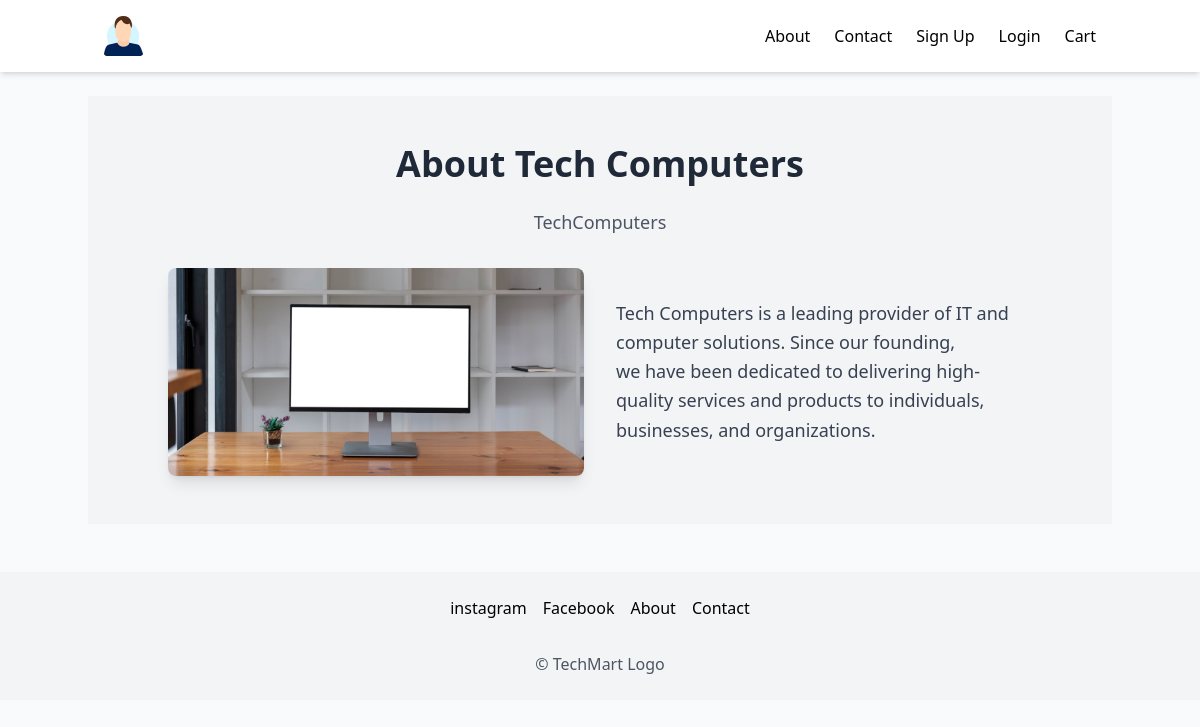
The page /about/ on the database its author committed.
### store/models.py (models this page shows, shortened)
class SiteLogo(models.Model):
    logo = models.ImageField(upload_to="site_logo/")
    alt_text = models.CharField(max_length=50, default="TechMart Logo")

class AboutPage(models.Model):
    title = models.CharField(max_length=200, default="About Tech Computers")
    subtitle = models.CharField(max_length=300, blank=True, null=True)
    content = models.TextField()
    image = models.ImageField(upload_to='about/', blank=True, null=True)
    updated_at = models.DateTimeField(auto_now=True)

class FooterLink(models.Model):
    name = models.CharField(max_length=100)
    url = models.URLField(blank=True)

### store/views.py (the view)
# urls.py: path("about/", views.about, name="about"),
def about(request):
    about_page = AboutPage.objects.first()
    return render(request, "store/about.html", {"about_page": about_page})

### store/context_processors.py (called while the page is built)
def site_settings(request):
    return {
        'site_theme': SiteTheme.objects.first(),
        'site_logo': SiteLogo.objects.first() if 'SiteLogo' in locals() else None,
        'nav_links': Category.objects.all(),  # example: use categories as nav links
        'footer_links': FooterLink.objects.all(),
    }

def site_logo(request):
        logo = SiteLogo.objects.first()
        return {'site_logo': logo}

### templates/store/about.html
{% extends "store/base.html" %}
{% block content %}
<section class="bg-gray-100 py-12">
    <div class="container mx-auto px-6 md:px-12 lg:px-20">
        <h1 class="text-4xl font-bold text-center text-gray-800 mb-6">
            {{ about_page.title }}
        </h1>
        {% if about_page.subtitle %}
        <p class="text-lg text-center text-gray-600 mb-8">
            {{ about_page.subtitle }}
        </p>
        {% endif %}
        <div class="flex flex-col md:flex-row items-center md:space-x-8">
            {% if about_page.image %}
            <div class="md:w-1/2">
                <img src="{{ about_page.image.url }}" alt="About Image" class="rounded-lg shadow-lg">
            </div>
            {% endif %}
            <div class="md:w-1/2 mt-6 md:mt-0 text-gray-700 text-lg leading-relaxed">
                {{ about_page.content|linebreaks }}
            </div>
        </div>
    </div>
</section>
{% endblock %}

### templates/store/base.html (shortened to what this page needs)
<!DOCTYPE html>
<html lang="en">
<head>
    <script src="https://cdn.tailwindcss.com"></script>
    <link rel="stylesheet" href="https://cdnjs.cloudflare.com/ajax/libs/font-awesome/6.4.2/css/all.min.css" />
</head>
<body class="bg-gray-50 text-[var(--text-color)]">
    <nav class="bg-white shadow-md relative z-50">
        <div class="container mx-auto flex justify-between items-center p-4">
            <div class="flex items-center gap-2">
                {% if site_logo %}
                    <a href="{% url 'home' %}">
                        <img src="{{ site_logo.logo.url }}" alt="{{ site_logo.alt_text }}" class="h-10">
                    </a>
                {% else %}
                    <a href="{% url 'home' %}" class="font-bold text-2xl text-[var(--primary-color)]">TechMart</a>
                {% endif %}
            </div>
            <ul class="hidden md:flex gap-6 items-center">
                <li><a href="{% url 'about' %}" class="hover:text-[var(--primary-color)] transition font-medium">About</a></li>
                <li><a href="{% url 'contact' %}" class="hover:text-[var(--primary-color)] transition font-medium">Contact</a></li>
                {% if user.is_authenticated %}
                    <li>
                        <a href="{% url 'cart' %}" class="hover:text-[var(--primary-color)] transition font-medium">
                            Cart
                            {% if cart_items_count %}
                                <span class="ml-1 bg-[var(--secondary-color)] text-white text-xs px-2 py-1 rounded-full">{{ cart_items_count }}</span>
                            {% endif %}
                        </a>
                    </li>
                    <li><a href="{% url 'profile' %}" class="hover:text-[var(--primary-color)] transition font-medium">Profile</a></li>
                    <li>
                        <form method="POST" action="{% url 'logout' %}">
                            {% csrf_token %}
                            <button type="submit" class="hover:text-[var(--primary-color)] transition font-medium">Logout</button>
                        </form>
                    </li>
                {% else %}
                    <li><a href="{% url 'signup' %}" class="hover:text-[var(--primary-color)] transition font-medium">Sign Up</a></li>
                    <li><a href="{% url 'login' %}" class="hover:text-[var(--primary-color)] transition font-medium">Login</a></li>
                    <li><a href="{% url 'login' %}?next={% url 'cart' %}" class="hover:text-[var(--primary-color)] transition font-medium">Cart</a></li>
                {% endif %}
            </ul>
        </div>
    </nav>
    <main class="container mx-auto mt-6">
        {% block content %}{% endblock %}
    </main>
    <footer class="bg-gray-100 p-6 mt-12 text-center">
        <div class="flex justify-center gap-4 mb-4 flex-wrap">
            {% for link in footer_links %}
                <a href="{{ link.url }}" class="hover:text-[var(--primary-color)] transition font-medium">{{ link.name }}</a>
            {% endfor %}
            <a href="{% url 'about' %}" class="hover:text-[var(--primary-color)] transition font-medium">About</a>
            <a href="{% url 'contact' %}" class="hover:text-[var(--primary-color)] transition font-medium">Contact</a>
        </div>
        <p class="text-gray-600">&copy; {{ site_logo.alt_text|default:"TechMart" }} {{ now|date:"Y" }}</p>
    </footer>
</body>
</html>

### rows shown on the page
SiteLogo: logo (picture), alt_text "TechMart Logo"
AboutPage: title "About Tech Computers", subtitle "TechComputers", image (placeholder picture), content "Tech Computers is a leading provider of IT and computer solutions. Since our founding, we have been dedicated to delivering high-quality services and products to individuals, businesses, and organizations."
FooterLink: name "instagram"
FooterLink: name "Facebook"
